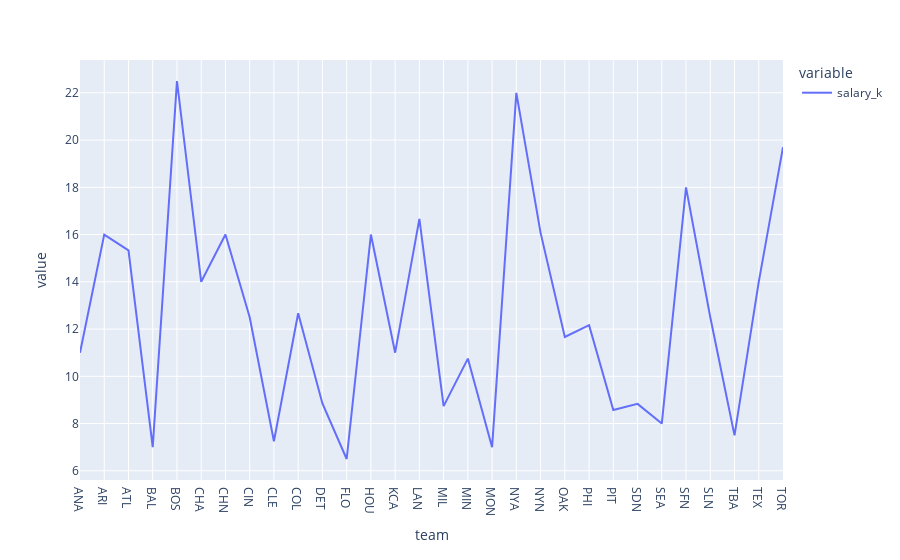

The notebook cell this image was saved under:
### Code cell
px.line(bsalary.groupby("team").agg(max)[['salary_k']]) # take all the max salary in each team and plot

### Figure 1 — Plotly figure (JSON) as saved in the notebook; plotly's stock layout.template omitted (floating-point values rounded to 4 significant figures)
{"data": [{"hovertemplate": "variable=salary_k<br>team=%{x}<br>value=%{y}<extra></extra>", "legendgroup": "salary_k", "line": {"color": "#636efa", "dash": "solid"}, "marker": {"symbol": "circle"}, "mode": "lines", "name": "salary_k", "orientation": "v", "showlegend": true, "type": "scatter", "x": ["ANA", "ARI", "ATL", "BAL", "BOS", "CHA", "CHN", "CIN", "CLE", "COL", "DET", "FLO", "HOU", "KCA", "LAN", "MIL", "MIN", "MON", "NYA", "NYN", "OAK", "PHI", "PIT", "SDN", "SEA", "SFN", "SLN", "TBA", "TEX", "TOR"], "xaxis": "x", "y": [11, 16, 15.33, 7, 22.5, 14, 16, 12.5, 7.25, 12.67, 8.85, 6.5, 16, 11, 16.67, 8.738, 10.75, 7, 22, 16.07, 11.67, 12.17, 8.571, 8.833, 8, 18, 12.5, 7.5, 14, 19.7], "yaxis": "y"}], "layout": {"autosize": true, "legend": {"title": {"text": "variable"}, "tracegroupgap": 0}, "margin": {"t": 60}, "xaxis": {"anchor": "y", "autorange": true, "domain": [0, 1], "range": [0, 29], "title": {"text": "team"}, "type": "category"}, "yaxis": {"anchor": "x", "autorange": true, "domain": [0, 1], "range": [5.611, 23.39], "title": {"text": "value"}, "type": "linear"}}}
